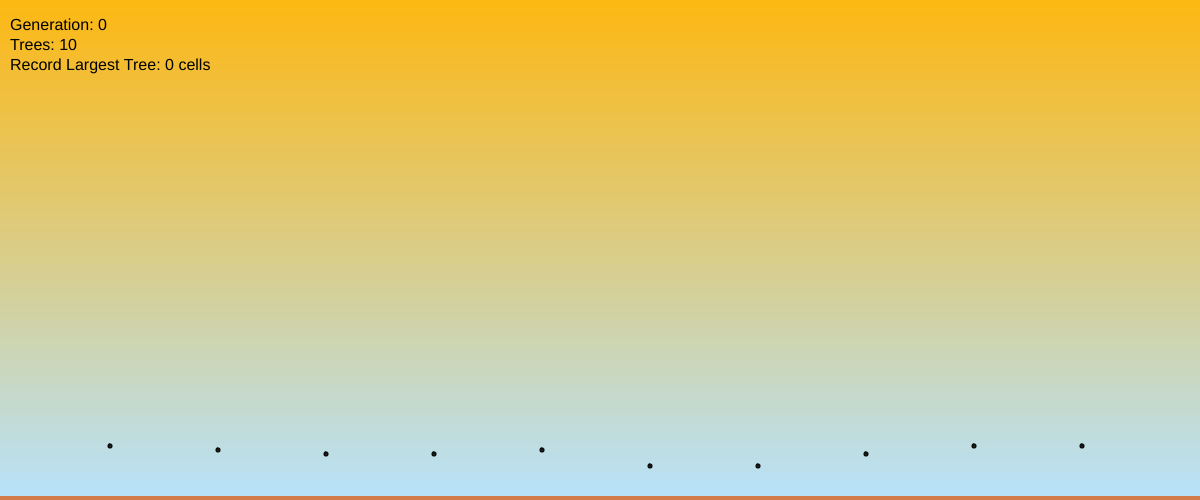
Frame 1 (no input)
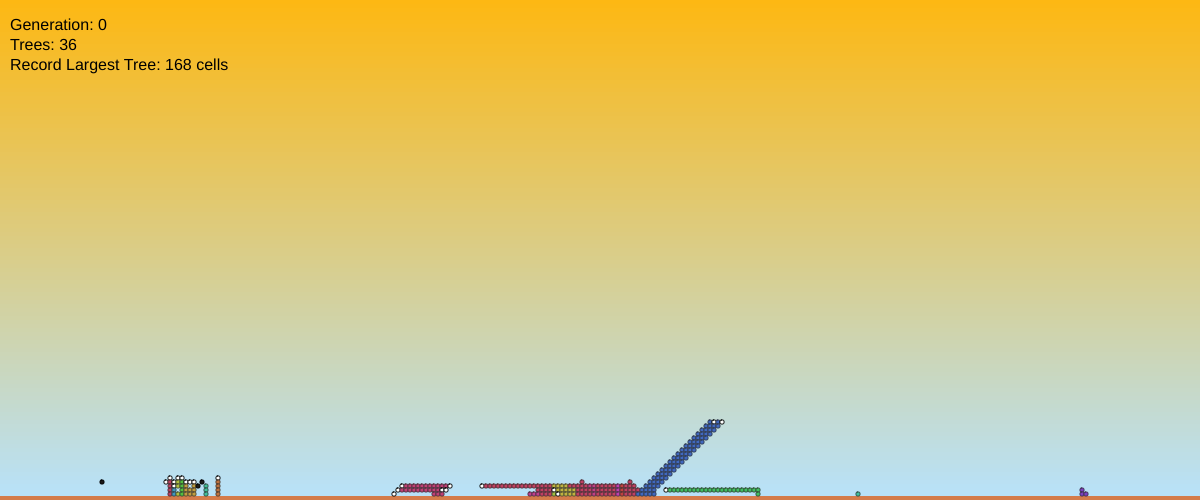
Frame 60 (no input)
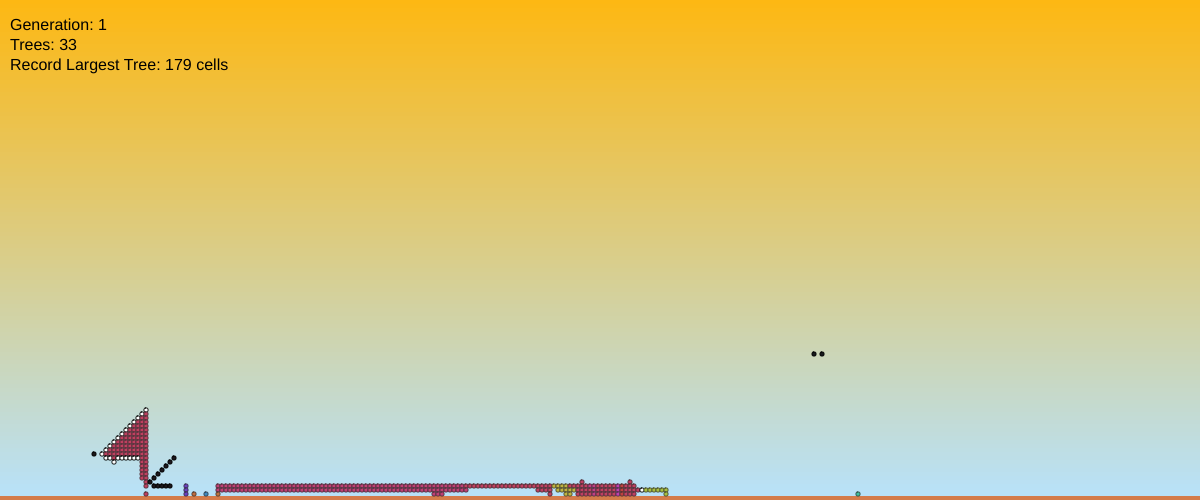
Frame 120 (the mouse pressed at the canvas centre since frame 60)

The p5.js sketch that drew these frames (run headless with seeded random() and noise() and a simulated clock; from frame 60 on, the mouse is pressed at the canvas centre):

// p5.js sketch
// ── sketch.js
// cellSize in pixels
let cellSize;
//scene colors
let sunColor = 'RGB(253, 184, 019)';
let skyColor = 'RGB(183, 226, 252)';
let groundColor = 'RGB(212, 123, 74)'

//Main data source for this sketch
let mapInstance;
let actualWidth, actualHeight;

//boolean pause flag- start as unpaused.
let paused = false;

function setup() {
    //It is possible to control FPS, p5js default is 60
    //frameRate(30)

    //How many cells wide this map should be
    let cellsWide = 300; 

    let mapWidth = windowWidth;
    let mapHeight = windowHeight;

    cellSize = Math.floor(mapWidth / cellsWide);
    mapInstance = new WorldMap(mapWidth, mapHeight * 0.5, cellSize);

    actualWidth = mapInstance.mapWidth;
    actualHeight = mapInstance.mapHeight;

    createCanvas(actualWidth, actualHeight);
}

function draw() {

    // If paused, return
    if (paused) return;

    //Draw scene
    drawScene()

    //Update 1 tick on mapInstance.
    //And draw map on canvas
    mapInstance.update();
    drawMap();

    //Add marker texts
    drawTexts();
}
function drawScene(){
    drawGradientSky()
    drawGround()
}
function drawGradientSky(){
    //for each height level, map the range of realtive position and world height
    for (let y = 0; y < actualHeight; y += cellSize) {
        n = map(y, 0, actualHeight, 0, 1);
        // Linear interpolate the scene colors based on n (=where is it in this gradient)
        let newColor = lerpColor(color(sunColor), color(skyColor), n);

        //Draw this light level rectangle in the correct color.
        fill(newColor);
        noStroke();
        rect(0, y, actualWidth, cellSize);
    }
}
function drawGround(){
    let y = (mapInstance.rows) * cellSize
    fill(groundColor);
    noStroke();
    rect(0, y, actualWidth, cellSize);
}
function mouseClicked() {
    paused = !paused;
    if (paused) drawPausedText();
  }

function drawMap() {
    //Refrences only for convienience
    let columns = mapInstance.columns;
    let rows = mapInstance.rows;
    let mapCells = mapInstance.mapCells;

    //For each cell on map, draw it with the right color (but only if they exist)
    for (let column = 0; column < columns; column++) {
        for (let row = rows - 1; row >= 0; row--) {

            let currentCell = mapCells[column][row];
            if (!currentCell) continue;

            //Draw individual cell
            drawCell(column, row, currentCell.colors);
        }
    }
}
function drawTexts(){
    textSize(16);
    fill(0);
    noStroke();
    textStyle(NORMAL);
    text(`Generation: ${mapInstance.worldGeneration}`, 10, 30);
    text(`Trees: ${mapInstance.activeTrees.length}`, 10, 50);
    text(`Record Largest Tree: ${mapInstance.largestTree} cells`, 10, 70);
}
function drawPausedText(){
    textSize(16);
    fill('RGB(255, 00, 00)');
    noStroke();
    textStyle(BOLD);
    text(`⏸ PAUSED`, 10, 100);
}
function drawCell(column, row, color) {
    let x = column * cellSize
    let y = (mapInstance.rows - 1 - row) * cellSize
    let a = cellSize;

    //Radius is for rounded corners
    let radius = cellSize/Math.PI;
    fill(color.fill);
    stroke(color.stroke);
    strokeWeight(1);
    rect(x, y, a, a, radius, radius, radius, radius);
}
// ── cell.js
class Cell {
    constructor(tree, x, y, activeGene, stage, energy) {
        this.tree = tree;
        this.x = x;
        this.y = y;
        this.activeGene = activeGene;
        this.stage = stage;
        //0 = seed
        //1 = offshoot
        //2 = ordinary
        this.energy = energy;
        this.colors = this.getColors();
    }

    getColors() {
        switch (this.stage) {
            case 0:
                return this.tree.genome.cellColors.seed;
            case 1:
                return this.tree.genome.cellColors.offshoot;
            case 2:
            default:
                return this.tree.genome.cellColors.ordinary;
        }
    }

    update() {
        switch (this.stage) {
            case 0:
                this.applyGravity();
                break;
            case 1:
                if (this.energy >= this.tree.energyForNewCell) {

                    this.energy -= this.tree.energyForNewCell;
                    this.activateOffshoot();
                    return;
                }
                break;
            case 2:
                //Give the tree all this cell's energy.
                this.tree.energy += this.energy;
                this.energy = 0;
                break;
        }
    }

    applyGravity() {
        if (this.y === 0) { this.activateSeed(); return }

        if (!this.tree.worldMap.mapCells[this.x][this.y - 1]) {

            this.tree.worldMap.mapCells[this.x][this.y - 1] = this.tree.worldMap.mapCells[this.x][this.y];
            this.tree.worldMap.mapCells[this.x][this.y] = null;

            this.y--;
        }
        else {
            this.tree.kill(false);
        }

    }

    activateSeed() {
        this.stage = 1; //offshoot
        this.colors = this.getColors();
        this.tree.didSeedSprout = true;
        this.tree.energy += this.energy;
        this.energy = 0;
    }

    recieveEnergy(energy) {

        if (this.stage === 0)
            return;
        if (this.stage === 1) {
            this.energy += energy;
            return;
        }
        if (this.stage === 2) {
            this.energy += energy;
            return;
        }

    }
    activateOffshoot() {
        this.stage = 2; //ordinary
        this.colors = this.getColors();
        this.tree.energy += this.energy;
        this.energy = 0;

        let genomeRef = this.tree.genome.genes;
        let geneRef = genomeRef[this.activeGene];

        // Clock-wise from "12": Top, Right, Bottom, Left, when drawing origin is bottom-left
        if (geneRef[0] < genomeRef.length) this.growCell(0, 1, geneRef[0])
        if (geneRef[1] < genomeRef.length) this.growCell(1, 0, geneRef[1])
        if (geneRef[2] < genomeRef.length) this.growCell(0, -1, geneRef[2])
        if (geneRef[3] < genomeRef.length) this.growCell(-1, 0, geneRef[3])
    }

    growCell(xOffset, yOffset, gene) {
        let mapRef = this.tree.worldMap.mapCells;
        let xRef = this.x + xOffset;
        let yRef = this.y + yOffset;

        //Make the world self-repeating on the x axis
        let columns = this.tree.worldMap.columns;
        xRef += columns; xRef = (xRef) % (columns);

        //if out of bounds, return;
        if (yRef < 0 || yRef >= this.tree.worldMap.mapCells[xRef].length) return;

        let isCellOccupied = mapRef[xRef][yRef];
        if (isCellOccupied) {
            if (isCellOccupied.stage != 0) return;
        }

        //Make a new cell in [xRef][yRef], with a specific gene, at stage 1 with 0 energy.
        let newCell = new Cell(this.tree, xRef, yRef, gene, 1, 0);
        mapRef[xRef][yRef] = newCell;
        this.tree.cells.push(newCell)
    }

    kill(turnOffShootsToSeeds) {
        this.tree.worldMap.mapCells[this.x][this.y] = null;

        if (this.stage != 1) return;

        if (!turnOffShootsToSeeds) return;

        let newGenome = this.tree.genome.copyGenome();
        
        let newTree = this.tree.worldMap.newTree(this.x, this.y, newGenome);

        let mutated = newGenome.mutate();
        let cellColors;
        if (mutated) newGenome.cellColors = Genome.randomColor();
        else newGenome.cellColors = this.tree.genome.copyColor();

        newTree.genome = newGenome;
        newTree.cellColors = cellColors;
    }
}
// ── genome.js
class Genome {

    static randomGenome() {
        let rndGenome = new Genome();
        for (let g = 0; g < rndGenome.genes.length; g++) {
            for (let c = 0; c < rndGenome.genes[g].length; c++) {
                rndGenome.genes[g][c] = Genome.randomCode();
            }
        }
        rndGenome.cellColors = Genome.randomColor();
        return rndGenome;
    }
    static randomCode() {
        let gene = Math.floor(Math.random() * 32);
        return gene;
    }
    static randomColor() {
        let rnd = Math.random() * 360;
        let h = Math.floor(rnd);
        let color = {
            'seed': { 'fill': `hsl(${h},10%,10%)`, 'stroke': `hsl(${h},0%,0%)` },
            'offshoot': { 'fill': `hsl(${h},100%,100%)`, 'stroke': `hsl(${h},0%,0%)` },
            'ordinary': { 'fill': `hsl(${h},50%,50%)`, 'stroke': `hsl(${h},25%,25%)` }
        }
        return color;
    }

    constructor() {
        this.cellColors;

        this.genes = new Array(16);
        for (let g = 0; g < this.genes.length; g++) {
            this.genes[g] = new Array(4);
        }

        return this;
    }

    copyGenome() {
        let newGenome = new Genome();
        newGenome.genes = this.copyGenes();
        newGenome.cellColors = this.copyColor();
        return newGenome;
    }

    copyGenes() {
        let newGenes = new Array(16);
        for (let g = 0; g < newGenes.length; g++) {
            newGenes[g] = new Array(4);
            for (let c = 0; c < newGenes[g].length; c++) {
                newGenes[g][c] = this.genes[g][c];
            }
        }
        return newGenes;
    }
    copyColor() {
        let seedCol = this.cellColors.seed;
        let offshootCol = this.cellColors.offshoot;
        let ordinaryCol = this.cellColors.ordinary;

        let newColor = {
            'seed': { 'fill': seedCol.fill, 'stroke': seedCol.stroke },
            'offshoot': { 'fill': offshootCol.fill, 'stroke': offshootCol.stroke },
            'ordinary': { 'fill': ordinaryCol.fill, 'stroke': ordinaryCol.stroke }
        };
        return newColor;
    }

    mutate() {
        let chance = 0.50;
        if (Math.random() < chance)
            return false;

        let affectedGene = Math.floor(Math.random() * this.genes.length)
        let affectedCode = Math.floor(Math.random() * this.genes[affectedGene].length)

        this.genes[affectedGene][affectedCode] = Genome.randomCode();

        return true;
    }
}
// ── style.css
body {
    margin: 0;
    padding: 0;
    background-color: #D47B4A;
}
// ── tree.js
class Tree {
    constructor(worldMap, initX, initY,genome) {

        //Worldmap refrence
        this.worldMap = worldMap;
        this.genome = genome;
        let deviationSize = 2;
        let deviation = Math.floor(Math.random() * (deviationSize * 2)) - deviationSize;
        this.lifeExpectancy = this.worldMap.lifeExpectancy + deviation;
        this.matureFactor = 0.2;
        this.age = 0;
        this.energy = 300;
        this.energyCostPerCell = 13;
        this.energyForNewCell = 18;

        //list of all the cells of this tree
        this.cells = [];
        this.didSeedSprout = false;

        let firstCell = new Cell(this, initX, initY, 0, 0, 0)
        this.firstCell = firstCell;
        this.cells.push(firstCell)

        return (this)
    }
    calcEnergy() {
        let energyCost = 0;
        if (this.didSeedSprout)
            energyCost = this.cells.length * this.energyCostPerCell;
        return energyCost;
    }

    update() {
        // After sketch.worldmapInstance finishes applySunrays(), there's energy for the tree to 'collect' in ordinary cells.
        // The energy is not absorbed in seed cells, and is not collected from offshoots.
        // Instead, the energy is accumulated in each offshoot until it has enough to sprout.
        // Excess energy is not distributed;
        //not from the tree's energy not from extra energy in offshoots just before they sprout.
        let energyCost = this.calcEnergy();
        this.energy -= energyCost;

        // during update, cells are sometimes added to cells[].
        // this causes a feedback loop that executes all possible growth at once, which is to be avoided.
        // A copy of cells[] iterates, while adding new said cells in the original cells[].
        // That sets the order for each tick.
        let activeCellsForThisTurn = [...this.cells]
        for (let i = 0; i < activeCellsForThisTurn.length; i++) {
            activeCellsForThisTurn[i].update()
        }

        // if this tree is not just a seed anymore,
        // check if there's enough energy for this tree,
        // if not, kill() this tree.
        // If it did not die, advance in age (🎉)
        if (this.firstCell.stage != 0) {
            if (this.energy <= 0 || this.age >= this.lifeExpectancy) {
                this.kill()
                return;
            }
        }
        this.age++;
    }

    kill() {
        // kill() all the cells for this tree, if they are mature enough, let the offshoots become seeds.
        let matured = (this.age >= this.lifeExpectancy * this.matureFactor)
        this.cells.forEach((cell) => {
            cell.kill(matured)
        })

        //check for record breaking
        this.worldMap.largestTree = Math.max(this.worldMap.largestTree, this.cells.length);

        // reset cells[] 
        this.cells = [];

        this.removeFromActiveTrees();
    }
    removeFromActiveTrees() {
        // Remove self from worldMap.Instance.activeTrees[]
        let activeTrees = this.worldMap.activeTrees;
        let index = activeTrees.indexOf(this);
        activeTrees = activeTrees.splice(index, 1);
    }
    // //TODO
    // alternativeKill(energyRatioInOffshootToBecomeASeed) {
    //     let r = energyRatioInOffshootToBecomeASeed;

    //     // kill() all the cells for this tree
    //     this.cells.forEach((cell) => {
    //         if (cell.energy >= (cell.tree.energyForNewCell * r)) {
    //             cell.kill(true);
    //         } else {
    //             cell.kill(false);
    //         }
    //     })
    //     // reset cells[] 
    //     this.cells = [];

    //     this.removeFromActiveTrees();
    // }
}
// ── worldmap.js
class WorldMap {
    constructor(mapWidth, mapHeight, cellSize) {
        //Give maximal number of COMPLETE rows/columns according to cellSize;
        this.columns = Math.floor(mapWidth / cellSize);
        this.rows = Math.floor(mapHeight / cellSize);

        //Make the canvas pixel perfect
        this.mapWidth = mapWidth - (mapWidth % (this.columns * cellSize));
        this.mapHeight = mapHeight - (mapHeight % (this.rows * cellSize));
        //Remove one row from calculations (this will be the ground floor, which is always static)
        this.rows--;

        //Set rules for this world
        //The sun power, and how many times can it hit something in each column
        this.sunPower = 6;
        this.sunHits = 3;
        //Set a basic life expectancy for trees.
        this.lifeExpectancy = 90;

        //Initialise this world
        this.worldAge = 0;
        this.worldGeneration = 0;
        this.worldGenerationLength = this.lifeExpectancy;
        this.activeTrees = [];

        //Flag for record size tree
        this.largestTree = 0;

        //This array will contain all the cells that are on the map
        this.mapCells;
        //Initialise map[][] according to size;
        this.mapCells = new Array(this.columns);
        for (let arrayColumn = 0; arrayColumn < this.mapCells.length; arrayColumn++) {
            this.mapCells[arrayColumn] = new Array(this.rows);
            for (let arrayRow = 0; arrayRow < this.mapCells[arrayColumn].length; arrayRow++) {
                this.mapCells[arrayColumn][arrayRow] = null;
            }
        }

        return this;
    }
    //This is the Tick Loop, called every sketch.js() and advances the map one stage forward.
    update() {
        //Age this world by 1
        //And approximate the generation it's at
        this.worldAge++;
        this.worldGeneration = Math.floor(this.worldAge / this.worldGenerationLength);

        //apply sun rays to map cells
        this.applySunrays();

        //update all active trees
        this.updateTrees();

        //make sure something is happening on map, so the simulation isn't empty (=boring)
        this.checkForNoAction();

        //return this mapCells[][] for sketch.js to use as data refrence
        return this.mapCells;
    }
    //If there are no trees on map (=boring), spawn n trees.
    checkForNoAction() {
        if (this.activeTrees.length < 1) {
            this.seedWorldWithNrandomTrees(10);
        }
    }
    newRandomTree(left) {
        //Get x from args or randomize along X axis
        //New trees are always created with a randomized y value of 10±3
        //x and y are to be floored, cellMaps[][] indices are natural numbers

        let x = left || Math.random() * this.columns;
        let y = 10; y += (Math.random() * 6) - 3;
        this.newTree(Math.floor(x), Math.floor(y), Genome.randomGenome());
    }
    newTree(x, y, genome) {
        //creates a new tree object at [x][y] (pass this tree as first argument)
        let tree = new Tree(this, x, y, genome);
        //inject it's first cell into mapCells
        this.mapCells[x][y] = tree.firstCell
        //and into activeTrees[].
        this.activeTrees.push(tree)
        //return newly created tree for the option of chaining
        return tree;
    }
    //Create n random trees, distribute them evenly across the x axis.
    seedWorldWithNrandomTrees(n) {
        let treesToCreate = n;
        let gap = Math.floor(this.columns / (treesToCreate + 1));
        for (let i = 0; i < treesToCreate; i++) {
            this.newRandomTree(gap * (i + 1))
        }
    }
    //the sun in this world gives it's rays
    applySunrays() {
        //this sun has a predetermined power;
        const sunray = this.sunPower;

        //for each column on this map,
        for (let col = 0; col < this.columns; col++) {
            //start a new ray, with a limited amount of cell hits possible
            let hits = this.sunHits;

            //start from the top cell, and go down
            for (let row = this.rows; row >= 0; row--) {

                if (hits === 0) break;
                if (!this.mapCells[col][row]) continue;

                //Only if there are still more hits to go, and we hit a cell,
                //calculate the energy given energy by the ray and give it to the relevant cell;
                //Count one hit down.
                let energy = (row + sunray) * hits;
                this.mapCells[col][row].recieveEnergy(energy);
                hits--;
            }
        }
    }
    //Go over all active trees and update() them
    updateTrees() {
        for (let t = 0; t < this.activeTrees.length; t++) {
            if (this.activeTrees[t]) this.activeTrees[t].update();
        }
    }
}
